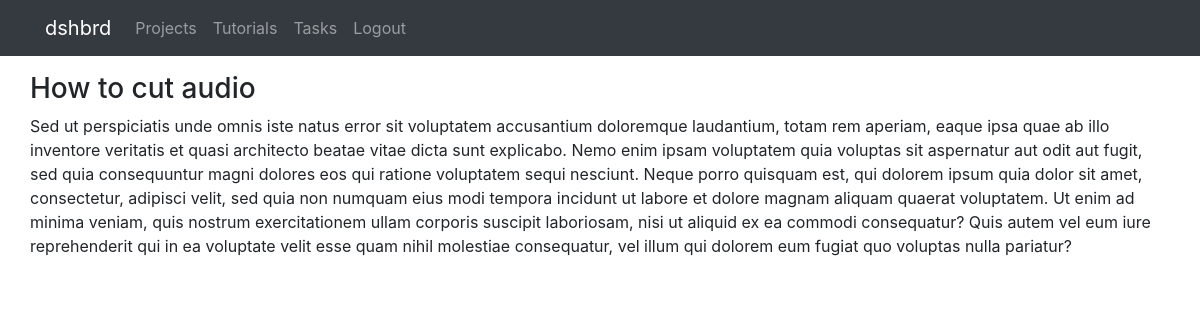
/tutorials/1/, run on the app's committed database.
### dashboard/models.py (models this page shows, shortened)
class Tutorial(models.Model):
    tutorial_name = models.CharField(max_length=30,null=True,)
    tutorial_paragraph = models.TextField(max_length=1400,null=True)
    user_id = models.ForeignKey(User,on_delete=models.CASCADE,null=True)

### dashboard/views.py (the view)
# urls.py: path('tutorials/<int:tutorial_id>/',views.tutorial_page,name='tutorial_page')
def tutorial_page(request,tutorial_id):
    tutorial = Tutorial.objects.get(id=tutorial_id)
    context = {
        'tutorial':tutorial
    }
    return render(request,'dashboard/tutorial_page.html',context)

### dashboard/templates/dashboard/tutorial_page.html
{%extends 'dashboard/main.html'%}
{% block content%}
{%include 'dashboard/navbar.html'%}
<br>
<br>
<br>
<div class="container">
    <div class="row">
        <h3>{{tutorial.tutorial_name}}</h3>
    </div>
    <div class="row">
        <p>{{tutorial.tutorial_paragraph}}</p>
    </div>
</div>
{%endblock%}

### data on the page
Tutorial: tutorial_name "How to cut audio", tutorial_paragraph "Sed ut perspiciatis unde omnis iste natus error sit voluptatem accusantium doloremque laudantium, totam rem aperiam, eaque ipsa quae ab illo inventore veritatis et quasi architecto beatae vitae dicta sunt explicabo. Nemo enim ipsam voluptatem quia voluptas sit aspernatur aut odit aut fugit, sed quia consequuntur magni dolores eos qui ratione voluptatem sequi nesciunt. Neque porro quisquam est, qui dolorem ipsum quia dolor sit amet, consectetur, adipisci velit, sed quia non numquam eius modi tempora incidunt ut labore et dolore magnam aliquam quaerat voluptatem. Ut enim ad minima veniam, quis nostrum exercitationem ullam corporis suscipit laboriosam, nisi ut aliquid ex ea commodi…"
